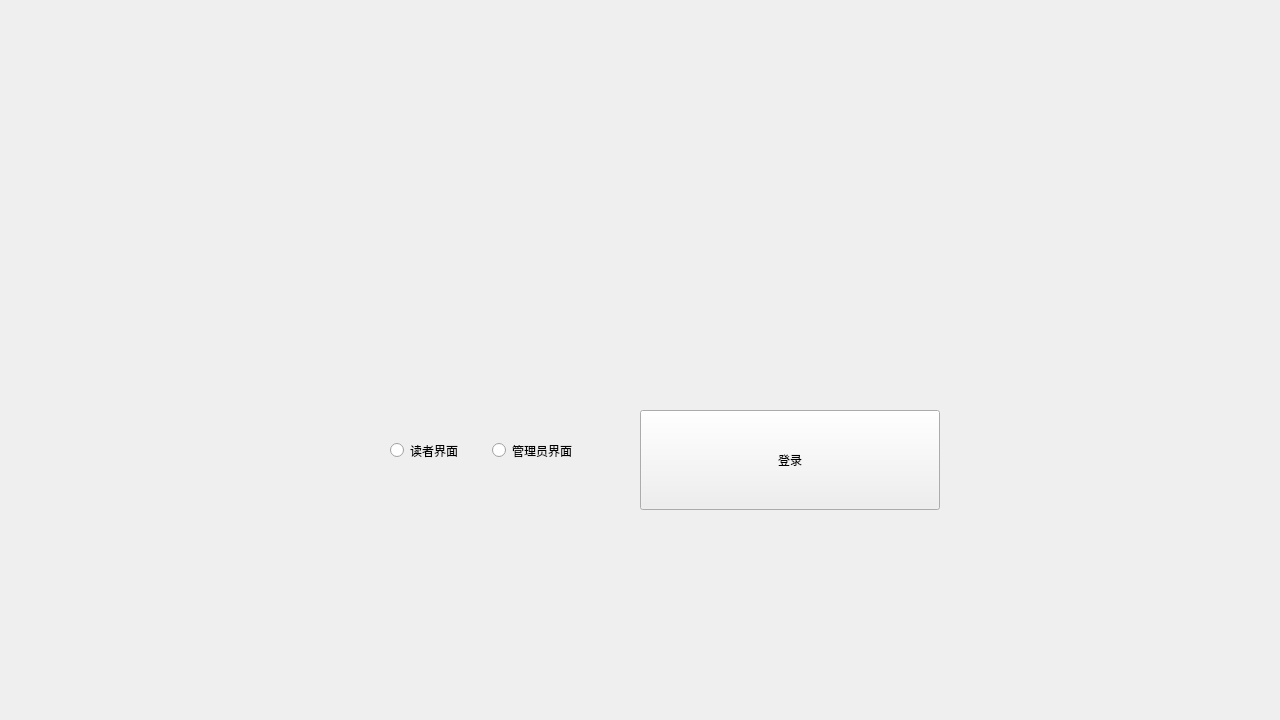
<?xml version="1.0" encoding="UTF-8"?>
<ui version="4.0">
 <class>MainWindow</class>
 <widget class="QMainWindow" name="MainWindow">
  <property name="geometry">
   <rect>
    <x>0</x>
    <y>0</y>
    <width>1280</width>
    <height>720</height>
   </rect>
  </property>
  <property name="windowTitle">
   <string>MainWindow</string>
  </property>
  <widget class="QWidget" name="centralwidget">
   <widget class="QWidget" name="unlogined" native="true">
    <property name="geometry">
     <rect>
      <x>0</x>
      <y>0</y>
      <width>1280</width>
      <height>720</height>
     </rect>
    </property>
    <property name="minimumSize">
     <size>
      <width>811</width>
      <height>501</height>
     </size>
    </property>
    <widget class="QWidget" name="widget" native="true">
     <property name="geometry">
      <rect>
       <x>340</x>
       <y>210</y>
       <width>600</width>
       <height>300</height>
      </rect>
     </property>
     <widget class="LabeledEdit" name="usernanmeInput" native="true">
      <property name="geometry">
       <rect>
        <x>0</x>
        <y>0</y>
        <width>600</width>
        <height>100</height>
       </rect>
      </property>
      <property name="minimumSize">
       <size>
        <width>249</width>
        <height>50</height>
       </size>
      </property>
      <property name="toolTip">
       <string>用户名</string>
      </property>
      <property name="toolTipDuration">
       <number>1000</number>
      </property>
      <property name="statusTip">
       <string>请输入用户名</string>
      </property>
      <property name="whatsThis">
       <string>不要使用非法字符</string>
      </property>
      <property name="accessibleName">
       <string>1234565</string>
      </property>
      <property name="accessibleDescription">
       <string>6546543513</string>
      </property>
     </widget>
     <widget class="LabeledEdit" name="passInput" native="true">
      <property name="geometry">
       <rect>
        <x>0</x>
        <y>100</y>
        <width>600</width>
        <height>100</height>
       </rect>
      </property>
      <property name="minimumSize">
       <size>
        <width>249</width>
        <height>50</height>
       </size>
      </property>
     </widget>
     <widget class="InteractiveButtonBase" name="pushButton">
      <property name="geometry">
       <rect>
        <x>300</x>
        <y>200</y>
        <width>300</width>
        <height>100</height>
       </rect>
      </property>
      <property name="statusTip">
       <string>1234</string>
      </property>
      <property name="text">
       <string>登录</string>
      </property>
     </widget>
     <widget class="QWidget" name="">
      <property name="geometry">
       <rect>
        <x>50</x>
        <y>230</y>
        <width>198</width>
        <height>21</height>
       </rect>
      </property>
      <layout class="QHBoxLayout" name="horizontalLayout">
       <item>
        <widget class="QRadioButton" name="openReaderUI">
         <property name="text">
          <string>读者界面</string>
         </property>
        </widget>
       </item>
       <item>
        <widget class="QRadioButton" name="openAdminUI">
         <property name="text">
          <string>管理员界面</string>
         </property>
        </widget>
       </item>
      </layout>
     </widget>
    </widget>
   </widget>
  </widget>
 </widget>
 <customwidgets>
  <customwidget>
   <class>InteractiveButtonBase</class>
   <extends>QPushButton</extends>
   <header location="global">interactive_buttons/interactivebuttonbase.h</header>
  </customwidget>
  <customwidget>
   <class>LabeledEdit</class>
   <extends>QWidget</extends>
   <header location="global">labeled_edit/labelededit.h</header>
   <container>1</container>
  </customwidget>
 </customwidgets>
 <resources/>
 <connections/>
</ui>
